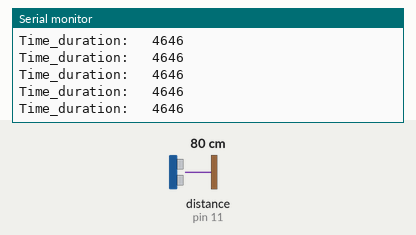
This sketch was run on a simulated Arduino Uno, built with avr-gcc and run on an emulated ATmega328P. Parts: the last lines printed to the serial monitor. Wiring (inferred from the names in the program): ultrasonic range finder: trigger pin 13; echo pin 11. The inputs (shaded band) are chosen by the test bench; at power-on: distance to the obstacle (sensor on pin 11) 80 cm. The echo pulse lasts 58.3 µs per cm.

Above: at 1.2 s.
1.3 s: distance to the obstacle (sensor on pin 11) set to 2 cm
At 2.2 s:
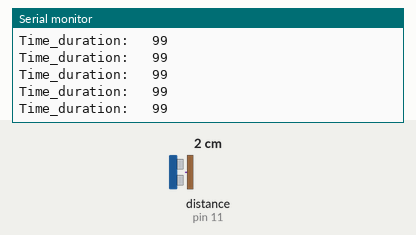
4.3 s: distance to the obstacle (sensor on pin 11) set to 18 cm
At 4.9 s:
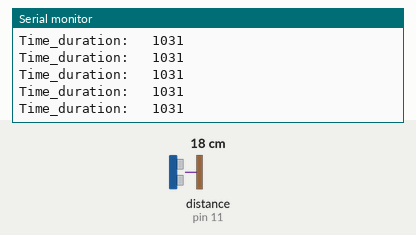
7.3 s: distance to the obstacle (sensor on pin 11) set to 4 cm
At 8.1 s:
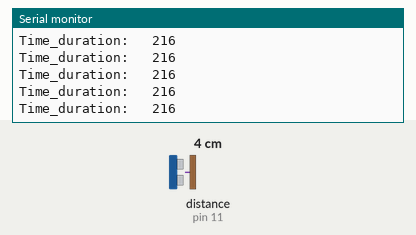
10.3 s: distance to the obstacle (sensor on pin 11) set to 9 cm
At 11.3 s:
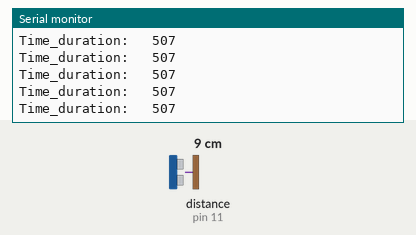
Timing chart, 0 to 13.3 s (numbered marks = the images above; inputs shaded):
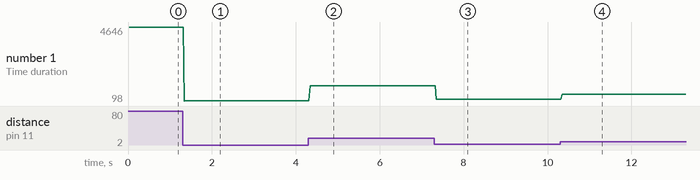

The sketch:

Intro_to_Ultrasonic_sensor.ino
```cpp
int triggerpin=13;
int echopin=11;
int dt=200;
int pingTravelTime;
void setup()
{
  pinMode(triggerpin,OUTPUT);
  pinMode(echopin,INPUT);
  Serial.begin(9600);

}

void loop()
{
  digitalWrite(triggerpin,LOW);
  delayMicroseconds(10);
  digitalWrite(triggerpin,HIGH);
  delayMicroseconds(10);
  digitalWrite(triggerpin,LOW);
  pingTravelTime=pulseIn(echopin,HIGH);
  delay(25);
  Serial.print("Time_duration:   ");
  Serial.println(pingTravelTime);


}
```

Measured:
- after the input at 1.3 s, the serial monitor: prints a new line at once (image 1)
- after the input at 4.3 s, the serial monitor: prints a new line at once (image 2)
- after the input at 7.3 s, the serial monitor: prints a new line after 0.05 s (image 3)
- after the input at 10.3 s, the serial monitor: prints a new line at once (image 4)
- plotted number 1: 4646 → 99 after the input at 1.3 s, 99 → 1031 after the input at 4.3 s, 1031 → 216 after the input at 7.3 s, 216 → 507 after the input at 10.3 s
